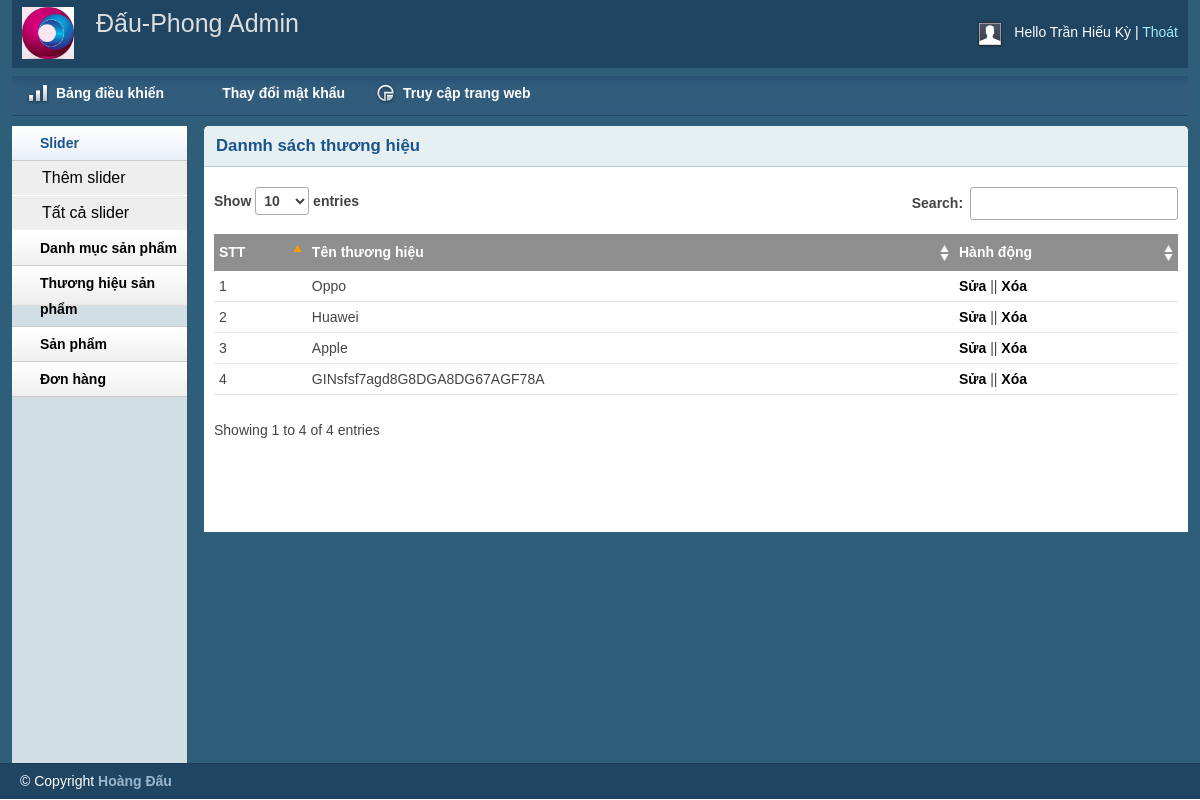
Screenshot of /admin/brandlist.php (signed in) with the database file from the repository.
### tables this page shows
CREATE TABLE `tbl_brand` (
  `brandId` int(11) NOT NULL,
  `brandName` varchar(255) NOT NULL
);

### lib/database.php (called while the page is built, shortened)
<?php
Class Database{
   public $host   = DB_HOST;
   public $user   = DB_USER;
   public $pass   = DB_PASS;
   public $dbname = DB_NAME;
   public $link;
private function connectDB(){
   $this->link = new mysqli($this->host, $this->user, $this->pass,
    $this->dbname);
 }
public function select($query){
  $result = $this->link->query($query) or
   die($this->link->error.__LINE__);
  if($result->num_rows > 0){
    return $result;
  } else {
    return false;
  }
 }
}

### classes/brand.php (called while the page is built, shortened)
<?php
	$filepath = realpath(dirname(__FILE__));
	include_once ($filepath.'/../lib/database.php');
?>
<?php
	class brand
	{
		private $db;
		public function __construct()
		{
			$this->db = new Database();
		}
		public function show_brand(){
			$query = "SELECT * FROM tbl_brand order by brandId desc";
			$result = $this->db->select($query);
			return $result;
		}
	}
?>

### admin/brandlist.php (the view, shortened to what this page needs)
<?php include 'inc/header.php';?>
<?php include 'inc/sidebar.php';?>
<?php include '../classes/brand.php' ?>
<?php
    $brand = new brand();
?>
        <div class="grid_10">
            <div class="box round first grid">
                <h2>Danmh sách thương hiệu</h2>
                <div class="block">
                    <table class="data display datatable" id="example">
					<thead>
						<tr>
							<th>STT</th>
							<th>Tên thương hiệu</th>
							<th>Hành động</th>
						</tr>
					</thead>
					<tbody>
					<?php
						$show_brand = $brand->show_brand();
						if($show_brand){
							$i = 0;
							while($result = $show_brand->fetch_assoc()){
								$i++;
					?>
						<tr class="odd gradeX">
							<td><?php echo $i; ?></td>
							<td><?php echo $result['brandName'] ?></td>
							<td><a href="brandedit.php?brandid=<?php echo $result['brandId'] ?>">Sửa</a> || <a onclick = "return confirm('Are you want to delete?')" href="?delid=<?php echo $result['brandId'] ?>">Xóa</a></td>
						</tr>
						<?php
					}
						}
						?>
					</tbody>
				</table>
               </div>
            </div>
        </div>
<?php include 'inc/footer.php';?>

### admin/css/layout.css (style rules this page uses)
body { background: #fff none repeat scroll 0 0; color: #444; font-size: 14px; padding: 0; }
a { color: #000; font-weight:bold; text-decoration: none; }
h1, h2, h3, h4, h5, h6 { line-height:1.2em; margin-bottom:.3em; }
h2 { margin-top:1em; }
.box { background:#fff; margin-bottom:20px; padding:10px 10px 10px 10px; margin-left:-8px; }
.box.grid { padding-bottom:40px; }
.box.round { -moz-border-radius: 5px 5px 0px 0px; -webkit-border-radius: 5px 5px 0px 0px; border-radius: 5px 5px 0px 0px; }
.box h2 { font-size:1.2em; font-weight:bold; color:#1B548D; background:#E6F0F3; margin:-10px -10px 0 -10px; padding:10px 12px; border-bottom:1px solid #B3CBD6; -moz-border-radius: 5px 5px 0px 0px; -webkit-border-radius: 5px 5px 0px 0px; border-radius: 5px 5px 0px 0px; }
.box.first { min-height: 406px; }
.block { padding-top:20px; }
.block { padding-bottom:1px; }
table.display { margin: 0 auto; clear: both; width: 100%; }
.sorting_asc { background: #8f8f8f url(../img/table/sort_asc.png) no-repeat center right; padding:8px 5px; text-align:left; color:#fff; }
.sorting { background:#8f8f8f url(../img/table/sort_both.png) no-repeat center right; padding:8px 5px; text-align:left; color:#fff; }
tr.odd { height: 30px; line-height: 30px; border-bottom:1px solid #e6e6e6; }
tr.even { height: 30px; line-height: 30px; border-bottom:1px solid #e6e6e6; }
tr.odd td, tr.even td { padding-left:5px; }

### rows the page displays
tbl_brand: brandName "Oppo"
tbl_brand: brandName "Huawei"
tbl_brand: brandName "Apple"
tbl_brand: brandName "GINsfsf7agd8G8DGA8DG67AGF78A"

### other values shown
Session::get('adminName') "Trần Hiếu Kỳ"
